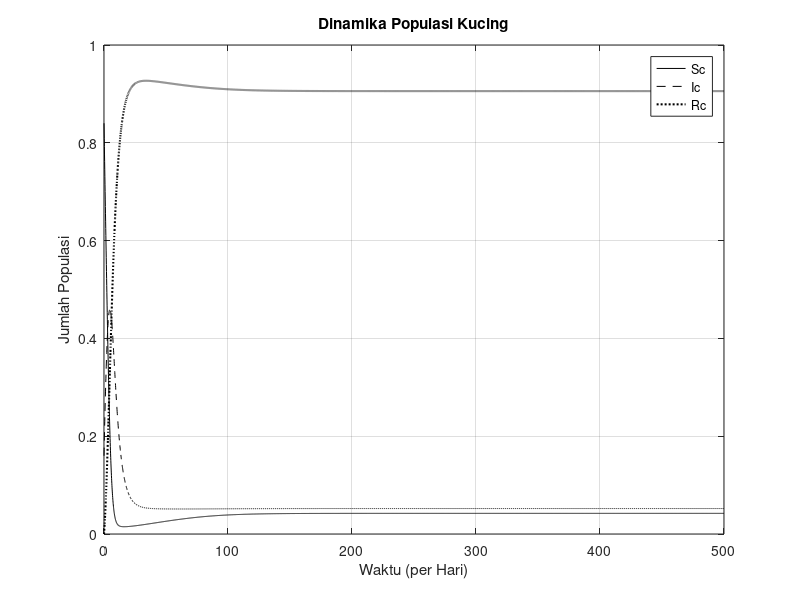

Here is the MATLAB script that generated this plot:
clear all;
close all;
clc;

dt=0.1;
t=0:dt:500;
n=length(t);
Sh0 = 0.96;
Ih0 = 0.04;
Rh0 = 0;
Sc0 = 0.84;
Ic0 = 0.16;
Rc0 = 0;
O0 = 0.2;

%parameter
miuH = 0.0233;
alphaH = 0.0233;
betaH = 0.0206;
gammaH = 0.3;
k = 0.2;
miuO = 0.0384;
miuC = 0.0115;
alphaC = 0.0115;
betaC = 0.962;
gammaC = 0.2;

%initial condition
a=@(Sh,Ih,Rh,O,Sc,Ic,Rc,t) alphaH-miuH*Sh-betaH*Sh*O;
b=@(Sh,Ih,Rh,O,Sc,Ic,Rc,t) betaH*Sh*O-(miuH+gammaH)*Ih;
c=@(Sh,Ih,Rh,O,Sc,Ic,Rc,t) gammaH*Ih-miuH*Rh;
d=@(Sh,Ih,Rh,O,Sc,Ic,Rc,t) k*Ic-miuO*O;
e=@(Sh,Ih,Rh,O,Sc,Ic,Rc,t) alphaC-betaC*Sc*O-miuC*Sc;
f=@(Sh,Ih,Rh,O,Sc,Ic,Rc,t) betaC*Sc*O-(miuC+gammaC)*Ic;
g=@(Sh,Ih,Rh,O,Sc,Ic,Rc,t) gammaC*Ic-miuC*Rc;
Sh = zeros(1,n);
Sh(1)=Sh0;
Ih = zeros(1,n);
Ih(1)=Ih0;
Rh = zeros(1,n);
Rh(1)=Rh0;
O = zeros(1,n);
O(1)=O0;
Sc = zeros(1,n);
Sc(1)=Sc0;
Ic = zeros(1,n);
Ic(1)=Ic0;
Rc = zeros(1,n);
Rc(1)=Rc0;

for x=1:(n-1)
    g1=dt*a(Sh(x),Ih(x),Rh(x),O(x),Sc(x),Ic(x),Rc(x),t(x));
    j1=dt*b(Sh(x),Ih(x),Rh(x),O(x),Sc(x),Ic(x),Rc(x),t(x));
    k1=dt*c(Sh(x),Ih(x),Rh(x),O(x),Sc(x),Ic(x),Rc(x),t(x));
    l1=dt*d(Sh(x),Ih(x),Rh(x),O(x),Sc(x),Ic(x),Rc(x),t(x));
    m1=dt*e(Sh(x),Ih(x),Rh(x),O(x),Sc(x),Ic(x),Rc(x),t(x));
    o1=dt*f(Sh(x),Ih(x),Rh(x),O(x),Sc(x),Ic(x),Rc(x),t(x));
    p1=dt*g(Sh(x),Ih(x),Rh(x),O(x),Sc(x),Ic(x),Rc(x),t(x));
    
    g2=dt*a(Sh(x)+g1/2,Ih(x)+j1/2,Rh(x)+k1/2,O(x)+l1/2,Sc(x)+m1/2,Ic(x)+o1/2,Rc(x)+p1/2,t(x)+dt/2);
    j2=dt*b(Sh(x)+g1/2,Ih(x)+j1/2,Rh(x)+k1/2,O(x)+l1/2,Sc(x)+m1/2,Ic(x)+o1/2,Rc(x)+p1/2,t(x)+dt/2);
    k2=dt*c(Sh(x)+g1/2,Ih(x)+j1/2,Rh(x)+k1/2,O(x)+l1/2,Sc(x)+m1/2,Ic(x)+o1/2,Rc(x)+p1/2,t(x)+dt/2);
    l2=dt*d(Sh(x)+g1/2,Ih(x)+j1/2,Rh(x)+k1/2,O(x)+l1/2,Sc(x)+m1/2,Ic(x)+o1/2,Rc(x)+p1/2,t(x)+dt/2);
    m2=dt*e(Sh(x)+g1/2,Ih(x)+j1/2,Rh(x)+k1/2,O(x)+l1/2,Sc(x)+m1/2,Ic(x)+o1/2,Rc(x)+p1/2,t(x)+dt/2);
    o2=dt*f(Sh(x)+g1/2,Ih(x)+j1/2,Rh(x)+k1/2,O(x)+l1/2,Sc(x)+m1/2,Ic(x)+o1/2,Rc(x)+p1/2,t(x)+dt/2);
    p2=dt*g(Sh(x)+g1/2,Ih(x)+j1/2,Rh(x)+k1/2,O(x)+l1/2,Sc(x)+m1/2,Ic(x)+o1/2,Rc(x)+p1/2,t(x)+dt/2);
    
    g3=dt*a(Sh(x)+g2/2,Ih(x)+j2/2,Rh(x)+k2/2,O(x)+l2/2,Sc(x)+m2/2,Ic(x)+o2/2,Rc(x)+p2/2,t(x)+dt/2);
    j3=dt*b(Sh(x)+g2/2,Ih(x)+j2/2,Rh(x)+k2/2,O(x)+l2/2,Sc(x)+m2/2,Ic(x)+o2/2,Rc(x)+p2/2,t(x)+dt/2);
    k3=dt*c(Sh(x)+g2/2,Ih(x)+j2/2,Rh(x)+k2/2,O(x)+l2/2,Sc(x)+m2/2,Ic(x)+o2/2,Rc(x)+p2/2,t(x)+dt/2);
    l3=dt*d(Sh(x)+g2/2,Ih(x)+j2/2,Rh(x)+k2/2,O(x)+l2/2,Sc(x)+m2/2,Ic(x)+o2/2,Rc(x)+p2/2,t(x)+dt/2);
    m3=dt*e(Sh(x)+g2/2,Ih(x)+j2/2,Rh(x)+k2/2,O(x)+l2/2,Sc(x)+m2/2,Ic(x)+o2/2,Rc(x)+p2/2,t(x)+dt/2);
    o3=dt*f(Sh(x)+g2/2,Ih(x)+j2/2,Rh(x)+k2/2,O(x)+l2/2,Sc(x)+m2/2,Ic(x)+o2/2,Rc(x)+p2/2,t(x)+dt/2);
    p3=dt*g(Sh(x)+g2/2,Ih(x)+j2/2,Rh(x)+k2/2,O(x)+l2/2,Sc(x)+m2/2,Ic(x)+o2/2,Rc(x)+p2/2,t(x)+dt/2);
    
    g4=dt*a(Sh(x)+g3,Ih(x)+j3,Rh(x)+k3,O(x)+l3,Sc(x)+m3,Ic(x)+o3,Rc(x)+p3,t(x)+dt);
    j4=dt*b(Sh(x)+g3,Ih(x)+j3,Rh(x)+k3,O(x)+l3,Sc(x)+m3,Ic(x)+o3,Rc(x)+p3,t(x)+dt);
    k4=dt*c(Sh(x)+g3,Ih(x)+j3,Rh(x)+k3,O(x)+l3,Sc(x)+m3,Ic(x)+o3,Rc(x)+p3,t(x)+dt);
    l4=dt*d(Sh(x)+g3,Ih(x)+j3,Rh(x)+k3,O(x)+l3,Sc(x)+m3,Ic(x)+o3,Rc(x)+p3,t(x)+dt);
    m4=dt*e(Sh(x)+g3,Ih(x)+j3,Rh(x)+k3,O(x)+l3,Sc(x)+m3,Ic(x)+o3,Rc(x)+p3,t(x)+dt);
    o4=dt*f(Sh(x)+g3,Ih(x)+j3,Rh(x)+k3,O(x)+l3,Sc(x)+m3,Ic(x)+o3,Rc(x)+p3,t(x)+dt);
    p4=dt*g(Sh(x)+g3,Ih(x)+j3,Rh(x)+k3,O(x)+l3,Sc(x)+m3,Ic(x)+o3,Rc(x)+p3,t(x)+dt);
    
    Sh(x+1)=Sh(x)+(g1+2*g2+2*g3+g4)/6;
    Ih(x+1)=Ih(x)+(j1+2*j2+2*j3+j4)/6;
    Rh(x+1)=Rh(x)+(k1+2*k2+2*k3+k4)/6;
    O(x+1)=O(x)+(l1+2*l2+2*l3+l4)/6;
    Sc(x+1)=Sc(x)+(m1+2*m2+2*m3+m4)/6;
    Ic(x+1)=Ic(x)+(o1+2*o2+2*o3+o4)/6;
    Rc(x+1)=Rc(x)+(p1+2*p2+2*p3+p4)/6;
    
end

plot(t,Sc,'-k', t, Ic, '--k',t, Rc, ':k', 'LineWidth', 1.5);
hold on
title('Dinamika Populasi Kucing')
legend('Sc', 'Ic', 'Rc')
xlabel('Waktu (per Hari)')
ylabel('Jumlah Populasi')
grid on